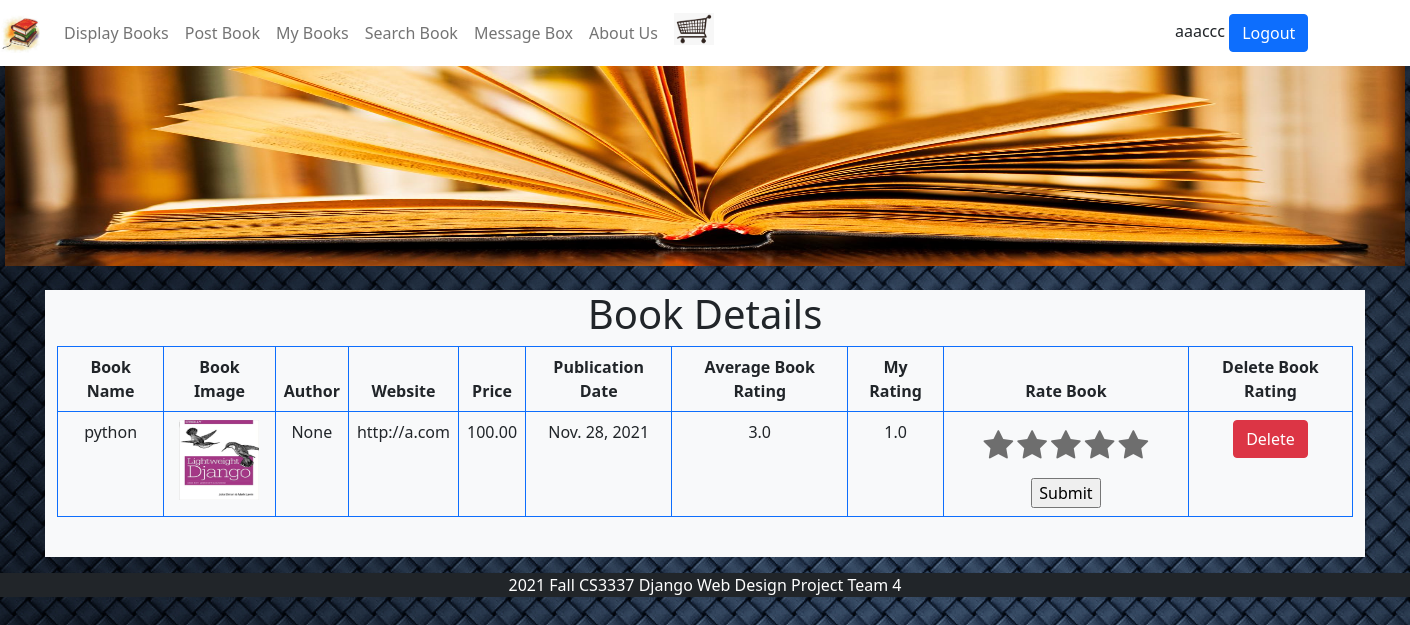
/book_detail/1 (signed in), run on an earlier commit of the app's database.
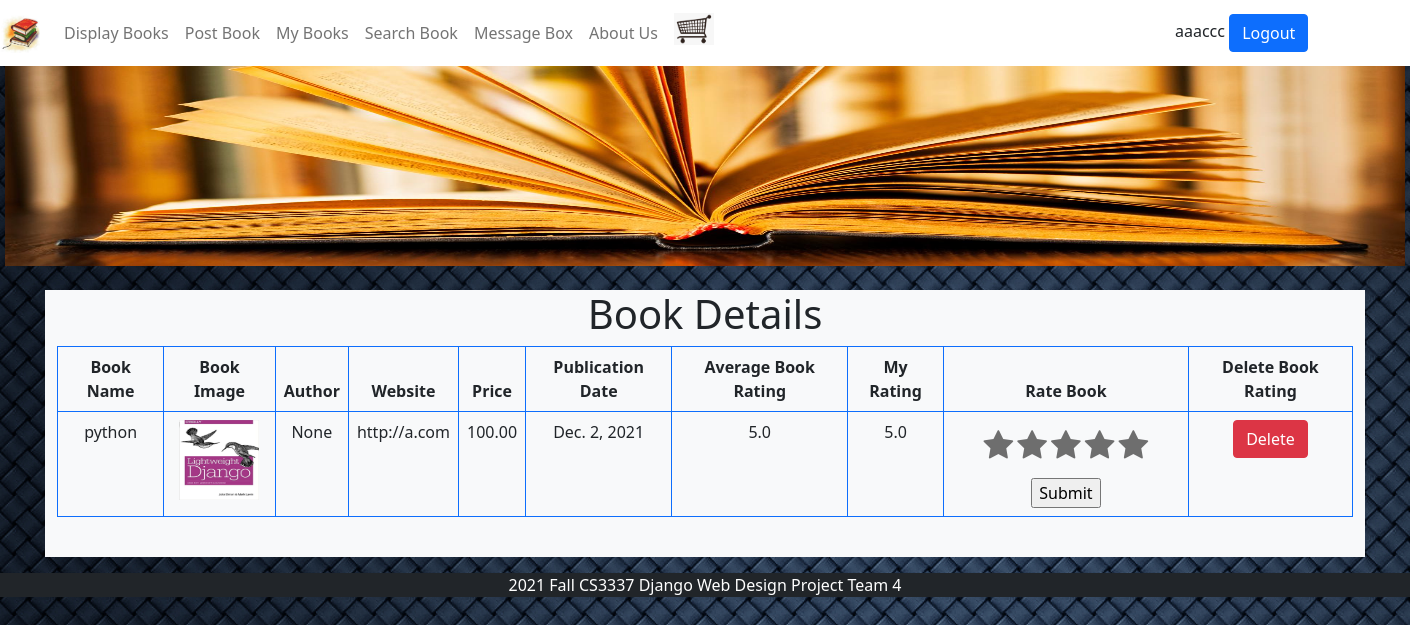
And on a later commit of the database.
### bookMng/models.py (models this page shows, shortened)
class Book(models.Model):
    name = models.CharField(max_length=200)
    web = models.URLField(max_length=200)
    price = models.DecimalField(decimal_places=2, max_digits=6)
    publishdate = models.DateField(auto_now=True)
    picture = models.FileField(upload_to='bookEx/static/uploads')
    pic_path = models.CharField(max_length=300, editable=False, blank=True)
    username = models.ForeignKey(User, blank=True, null=True, on_delete=models.CASCADE)
    avg_rating = models.DecimalField(decimal_places=1, max_digits=65, default=5)

class BookRating(models.Model):
    rating = models.DecimalField(decimal_places=1, max_digits=2,
                                 validators=[MinValueValidator(1.0), MaxValueValidator(5.0)], default=5)
    username = models.ForeignKey(User, blank=True, null=True, on_delete=models.CASCADE)
    book = models.ForeignKey(Book, blank=True, null=True, on_delete=models.CASCADE)

### bookMng/views.py (the view, shortened to what this page needs)
# urls.py: path('book_detail/<int:book_id>',views.book_detail, name='book_detail'),
@login_required(login_url=reverse_lazy('login'))
def book_detail(request, book_id):
    book = Book.objects.get(id=book_id)
    book.pic_path = book.picture.url[14:]
    form = BookRatingForm(request.POST, request.FILES)
    lookups = Q(book=book) & Q(username=request.user)
    results = BookRating.objects.filter(lookups).distinct()
    result = None
    for res in results:
        result = res
        break
    all_ratings = BookRating.objects.filter(book=book)
    total_rating = 0
    total_number_of_ratings = 0
    for rating in all_ratings:
        total_number_of_ratings += 1
        total_rating += rating.rating
    if total_number_of_ratings != 0:
        book.avg_rating = total_rating / total_number_of_ratings
    return render(request,
                  'bookMng/book_detail.html',
                  {
                      'item_list': MainMenu.objects.all(),
                      'book': book,
                      'form': form,
                      'book_rating': result.rating,
                  })

### bookMng/forms.py
class BookRatingForm(ModelForm):
    class Meta:
        model = BookRating
        fields = [
            'rating',
        ]

### bookEx/templates/bookMng/book_detail.html (shortened to what this page needs)
{% extends "base.html" %}
{% load static %}
{% block content %}
<h1 align="center"> Book Details </h1>
<table class="table table-bordered border-primary">
    <thead class="thead-light">
    <tr align="center">
        <th scope="col">Book Name</th>
        <th scope="col">Book Image</th>
        <th scope="col">Author</th>
        <th scope="col">Website</th>
        <th scope="col">Price</th>
        <th scope="col">Publication Date</th>
        <th scope="col">Average Book Rating</th>
        <th scope="col">My Rating</th>
        <th scope="col">Rate Book</th>
        <th scope="col">Delete Book Rating</th>
    </tr>
    </thead>
    <tr align="center">
        <td>{{ book.name }}</td>
        <td>
            <img src="{% static book.pic_path %}" width="80" height="80">
        </td>
        <td>{{ book.username }}</td>
        <td>{{ book.web }}</td>
        <td>{{ book.price }}</td>
        <td>{{ book.publishdate }}</td>
        <td>{{ book.avg_rating }}</td>
        <td>{{ book_rating }}</td>
        <td>
            <form action="" enctype="multipart/form-data" method="post" novalidate>
                <div class="rate">
                <input type="radio" name="rating" id="rating 5" value="5" required /><label for="rating 5" title="5"></label>
                <input type="radio" name="rating" id="rating 4" value="4" required /><label for="rating 4" title="4"></label>
                <input type="radio" name="rating" id="rating 3" value="3" required /><label for="rating 3" title="3"></label>
                <input type="radio" name="rating" id="rating 2" value="2" required /><label for="rating 2" title="2"></label>
                <input type="radio" name="rating" id="rating 1" value="1" required /><label for="rating 1" title="1"></label>
                </div>
                <input type="submit" value="Submit">
            </form>
        </td>
        <td align="center">
            <a class="btn btn-danger" href="rating_delete/{{ book.id }}" role="button">Delete</a>
        </td>
    </tr>
</table>
<br>
{% endblock content %}

### bookEx/templates/base.html (shortened to what this page needs)
{% load static %}
<!DOCTYPE html>
<html lang="en">
<head>
    <link href="{% static 'main.css' %}" rel="stylesheet" type="text/css">
    <link href="https://cdn.jsdelivr.net/npm/bootstrap@5.0.2/dist/css/bootstrap.min.css" rel="stylesheet">
    <link href="{% static 'stars.css' %}" rel="stylesheet" type="text/css"/>
    <link rel="stylesheet" href="https://cdnjs.cloudflare.com/ajax/libs/font-awesome/4.7.0/css/font-awesome.min.css">
</head>
<body style="background-image: url('{% static 'bg.jpg' %}');">
    <nav class="navbar navbar-expand-sm navbar-light sticky-top" style="background-color: white;">
        <a class="navbar-brand " href="/">
            <img src="{% static 'logo.jfif' %}" width="40" height ="40" alt=""/>
        </a>
        <div class="collapse navbar-collapse">
            <ul class="navbar-nav mr-auto">
                    <li class="nav-item">
                        <a class="nav-link" href="\displaybooks">Display Books</a>
                    </li>
                    <li class="nav-item">
                        <a class="nav-link" href="\postbook">Post Book</a>
                    </li>
                    <li class="nav-item">
                        <a class="nav-link" href="\mybooks">My Books</a>
                    </li>
                    <li class="nav-item">
                        <a class="nav-link" href="\search">Search Book</a>
                    </li>
                    <li class="nav-item">
                        <a class="nav-link" href="\messagebox">Message Box</a>
                    </li>
                    <li class="nav-item">
                        <a class="nav-link" href="\aboutus">About Us</a>
                    </li>
                    {% if user.is_authenticated %}
                        <div class="px-2">
                            <a href="{% url 'shoppingcart' %}">
                                <img src= "{% static 'cart_logo.png' %}" class="" style="width: 40px">
                            </a>
                        </div>
                    {% endif %}
                </ul>
        </div>
        <div class="col-sm-2" align="justify">
            {% if user.is_authenticated %}
                {{ user.username }}
                <a class="btn btn-primary" href="{% url 'logout' %}?next=/" role="button">Logout</a>
            {% else %}
                Not Logged in
                <a class="btn btn-primary" href="{% url 'login' %}?next=/" role="button">Login</a>
            {% endif %}
        </div>
    </nav>
    <div class="col-md-12 col-lg-12" >
        <div class="px-0" align="center">
            <img src="{% static 'topbanner.jpg' %}" width="1400" height="200" alt=""/>
        </div>
    </div>
    <br>
    <div class="container bg-light">
        {% block content %}{% endblock content %}
    </div>
    <div id="footer" class="col-12 mt-3 text-white bg-dark" align="center">
        2021 Fall CS3337 Django Web Design Project Team 4
    </div>
</body>
</html>

### bookEx/static/stars.css (style rules this page uses)
.rate { display: inline-block; }
.rate > label { float: right; color: #6E6E6E; }
.rate > label:before { display: inline-block; font-size: 2em; font-family: FontAwesome; content: "\f005"; padding: 2px; }

What changed in the data, as far as the page shows it:
removed BookRating: rating "1.0"
changed Book "python": publishdate "Nov. 28, 2021" → "Dec. 2, 2021"; avg_rating "3.0" → "5.0"
added BookRating: rating "5.0"
